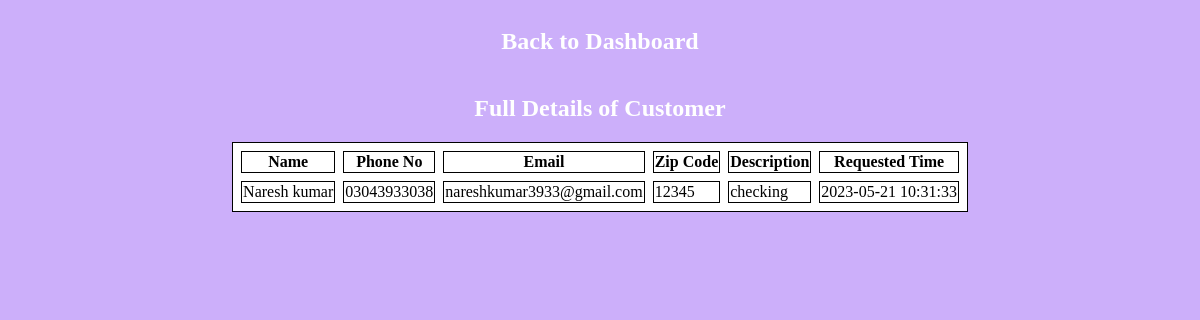
/formSubmitted/viewMoreBtnFrontend.php?id=25278 (signed in), run on the app's committed database.
### tables this page shows
CREATE TABLE `contactuspage` (
  `Id` int(11) NOT NULL,
  `fullname` text DEFAULT NULL,
  `email` varchar(50) DEFAULT NULL,
  `phoneNo` varchar(13) DEFAULT NULL,
  `zipCode` int(5) DEFAULT NULL,
  `descriptionDetails` varchar(200) DEFAULT NULL,
  `requestedAt` timestamp NOT NULL DEFAULT current_timestamp() ON UPDATE current_timestamp()
);

### formSubmitted/viewMoreBtn.php (the view, shortened to what this page needs)
<?php
require '../dbConnection/connectionTo-DB.php';
$login=$_SESSION['email'];
if($login==true){
$id = $_GET['id'];
$query = "SELECT * FROM contactuspage WHERE Id='$id' " ;
$data = mysqli_query($conn,$query);
$result = mysqli_fetch_assoc($data);
?>
                <tr>
                    <td><?php echo $result['fullname'] ?></td>
                    <td><?php echo $result['phoneNo'] ?></td>
                    <td><?php echo $result['email'] ?></td>
                    <td><?php echo $result['zipCode'] ?></td>
                    <td><?php echo $result['descriptionDetails'] ?></td>
                    <td><?php echo $result['requestedAt'] ?></td>
                </tr>
<?php
}
else{
    header("Location:/registration-form/adminLogin/loginFrontend.php");
}
?>

### css/viewMoreBtnFrontend.css (style rules this page uses)
body { background-color: #ccaffa; padding: 0 10px; }
table,th,td { background-color: white; border: 1px solid; border-spacing: 8px; }

### data on the page
contactuspage: fullname "Naresh kumar", phoneNo "03043933038", email "nareshkumar3933@gmail.com", zipCode "12345", descriptionDetails "checking", requestedAt "2023-05-21 10:31:33"
